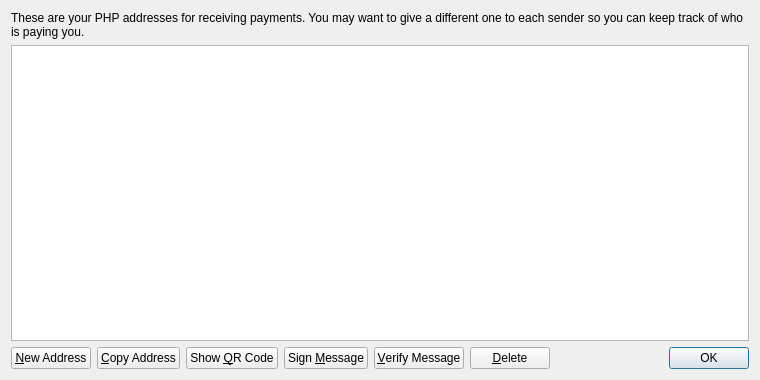
<?xml version="1.0" encoding="UTF-8"?>
<ui version="4.0">
 <class>AddressBookPage</class>
 <widget class="QWidget" name="AddressBookPage">
  <property name="geometry">
   <rect>
    <x>0</x>
    <y>0</y>
    <width>760</width>
    <height>380</height>
   </rect>
  </property>
  <property name="windowTitle">
   <string>Address Book</string>
  </property>
  <layout class="QVBoxLayout" name="verticalLayout">
   <item>
    <widget class="QLabel" name="labelExplanation">
     <property name="text">
      <string>These are your PHP addresses for receiving payments. You may want to give a different one to each sender so you can keep track of who is paying you.</string>
     </property>
     <property name="textFormat">
      <enum>Qt::PlainText</enum>
     </property>
     <property name="wordWrap">
      <bool>true</bool>
     </property>
    </widget>
   </item>
   <item>
    <widget class="QTableView" name="tableView">
     <property name="contextMenuPolicy">
      <enum>Qt::CustomContextMenu</enum>
     </property>
     <property name="toolTip">
      <string>Double-click to edit address or label</string>
     </property>
     <property name="tabKeyNavigation">
      <bool>false</bool>
     </property>
     <property name="alternatingRowColors">
      <bool>true</bool>
     </property>
     <property name="selectionMode">
      <enum>QAbstractItemView::SingleSelection</enum>
     </property>
     <property name="selectionBehavior">
      <enum>QAbstractItemView::SelectRows</enum>
     </property>
     <property name="sortingEnabled">
      <bool>true</bool>
     </property>
     <attribute name="verticalHeaderVisible">
      <bool>false</bool>
     </attribute>
    </widget>
   </item>
   <item>
    <layout class="QHBoxLayout" name="horizontalLayout">
     <item>
      <widget class="QPushButton" name="newAddressButton">
       <property name="toolTip">
        <string>Create a new address</string>
       </property>
       <property name="text">
        <string>&amp;New Address</string>
       </property>
       <property name="icon">
        <iconset resource="../bitcoin.qrc">
         <normaloff>:/icons/add</normaloff>:/icons/add</iconset>
       </property>
      </widget>
     </item>
     <item>
      <widget class="QPushButton" name="copyToClipboard">
       <property name="toolTip">
        <string>Copy the currently selected address to the system clipboard</string>
       </property>
       <property name="text">
        <string>&amp;Copy Address</string>
       </property>
       <property name="icon">
        <iconset resource="../bitcoin.qrc">
         <normaloff>:/icons/editcopy</normaloff>:/icons/editcopy</iconset>
       </property>
      </widget>
     </item>
     <item>
      <widget class="QPushButton" name="showQRCode">
       <property name="text">
        <string>Show &amp;QR Code</string>
       </property>
       <property name="icon">
        <iconset resource="../bitcoin.qrc">
         <normaloff>:/icons/qrcode</normaloff>:/icons/qrcode</iconset>
       </property>
      </widget>
     </item>
     <item>
      <widget class="QPushButton" name="signMessage">
       <property name="toolTip">
        <string>Sign a message to prove you own a PHP address</string>
       </property>
       <property name="text">
        <string>Sign &amp;Message</string>
       </property>
       <property name="icon">
        <iconset resource="../bitcoin.qrc">
         <normaloff>:/icons/edit</normaloff>:/icons/edit</iconset>
       </property>
      </widget>
     </item>
     <item>
      <widget class="QPushButton" name="verifyMessage">
       <property name="toolTip">
        <string>Verify a message to ensure it was signed with a specified PHP address</string>
       </property>
       <property name="text">
        <string>&amp;Verify Message</string>
       </property>
       <property name="icon">
        <iconset resource="../bitcoin.qrc">
         <normaloff>:/icons/transaction_0</normaloff>:/icons/transaction_0</iconset>
       </property>
      </widget>
     </item>
     <item>
      <widget class="QPushButton" name="deleteButton">
       <property name="toolTip">
        <string>Delete the currently selected address from the list</string>
       </property>
       <property name="text">
        <string>&amp;Delete</string>
       </property>
       <property name="icon">
        <iconset resource="../bitcoin.qrc">
         <normaloff>:/icons/remove</normaloff>:/icons/remove</iconset>
       </property>
      </widget>
     </item>
     <item>
      <spacer name="horizontalSpacer">
       <property name="orientation">
        <enum>Qt::Horizontal</enum>
       </property>
       <property name="sizeHint" stdset="0">
        <size>
         <width>40</width>
         <height>20</height>
        </size>
       </property>
      </spacer>
     </item>
     <item>
      <widget class="QDialogButtonBox" name="buttonBox">
       <property name="sizePolicy">
        <sizepolicy hsizetype="Maximum" vsizetype="Fixed">
         <horstretch>0</horstretch>
         <verstretch>0</verstretch>
        </sizepolicy>
       </property>
       <property name="standardButtons">
        <set>QDialogButtonBox::Ok</set>
       </property>
      </widget>
     </item>
    </layout>
   </item>
  </layout>
 </widget>
 <resources>
  <include location="../bitcoin.qrc"/>
 </resources>
 <connections/>
</ui>
